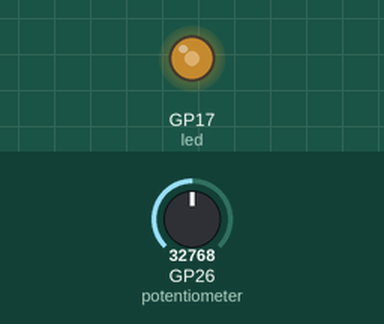
A program run on a simulated Raspberry Pi Pico running MicroPython. Shown: output pins drawn as LEDs (lit = HIGH). Inputs (shaded band) come from the test bench; at power-on: GP26 (potentiometer) = 32768 (analog values on the 0–65535 scale).

Above: at 1.2 s.
1.3 s: GP26 (potentiometer) set to 45874
At 2.5 s:
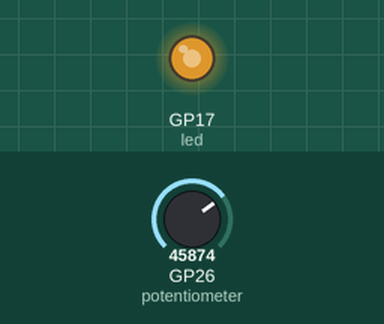
2.8 s: GP26 (potentiometer) set to 57670
At 3.7 s:
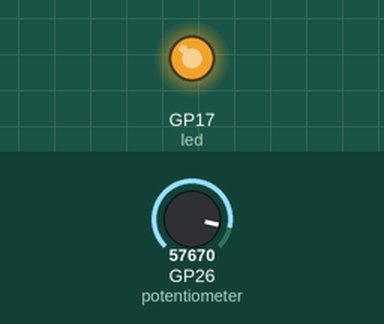
4.3 s: GP26 (potentiometer) set to 7864
At 4.9 s:
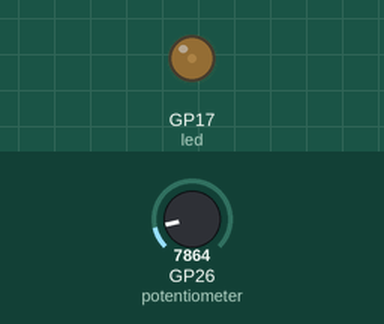
5.8 s: GP26 (potentiometer) set to 0
At 7.3 s:
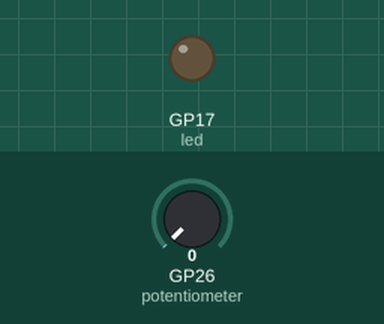
Timing chart, 0 to 8.3 s (numbered marks = the images above; inputs shaded):
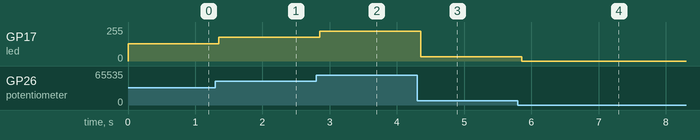

The program:

lab5.py
```python
# Author: J.E. Tannenbaum
# Initial Release: 01/17/2022
# Using Pulse Width Modulation to control LED
# Read from the Potentiometer for the Duty Cycle
from machine import Pin, PWM, ADC
from time import sleep

# Define the pwm for the led
led = PWM(Pin(17))

# Connect to GP26, which is channel 0
potentiometer = ADC(Pin(26))

# define the pwm frequency
led.freq(1000)

# Read the potentiometer, set the duty cycle
oldDutyCycle = 0
dutyCycle = potentiometer.read_u16()
while True:
    if oldDutyCycle != dutyCycle:
        led.duty_u16(dutyCycle)
        oldDutyCycle = dutyCycle
    dutyCycle = potentiometer.read_u16()
    sleep(0.05)
```

Measured:
- after the input at 1.3 s, GP17 (led): 128/255 → 178/255 after 0.05 s
- after the input at 2.8 s, GP17 (led): 178/255 → 224/255 after 0.05 s
- after the input at 4.3 s, GP17 (led): 224/255 → 31/255 after 0.06 s
- after the input at 5.8 s, GP17 (led): 31/255 → 0/255 after 0.06 s
